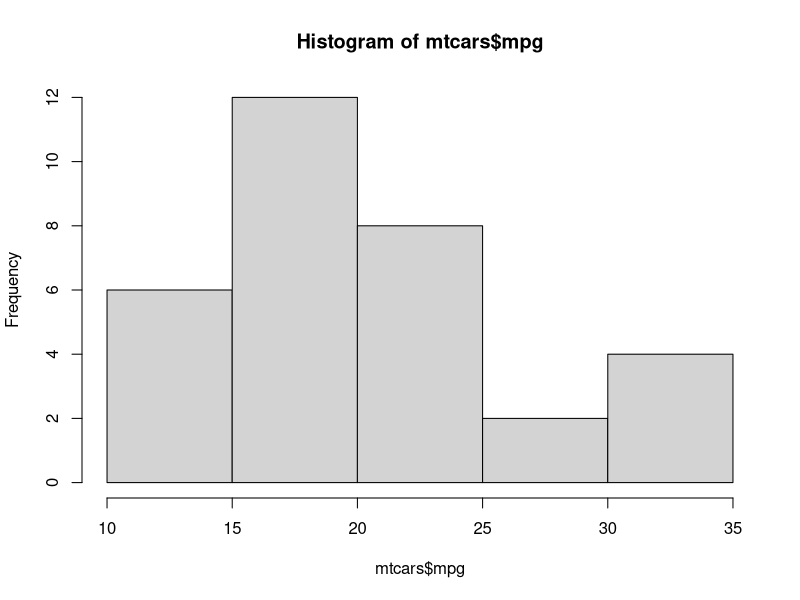
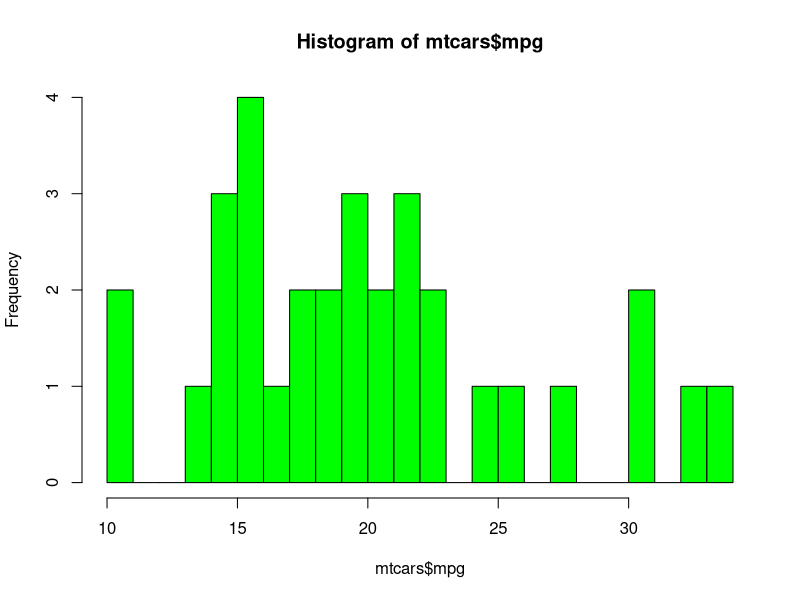
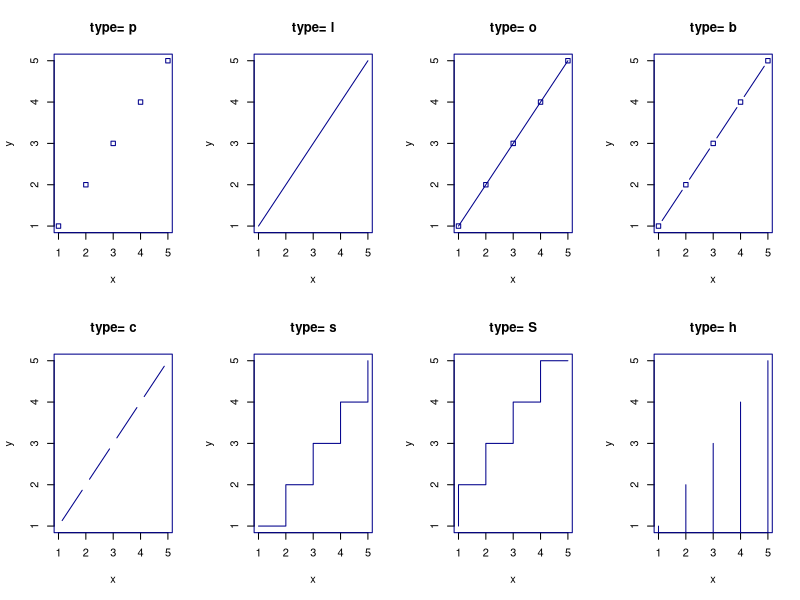

Generate these figures, in order, with R:
hist(mtcars$mpg)
hist(mtcars$mpg,breaks = 20 ,col = "green")


"2"
x<-c(1:5);
y<-x
par(pch=22,col="darkblue")
par(mfrow=c(2,4))
opts= c("p","l","o","b","c","s","S","h")
for(i in 1:length(opts))
{
  heading=paste("type=",opts[i])
  plot(x,y,type="n",main=heading)
  lines(x,y,type=opts[i])
}
